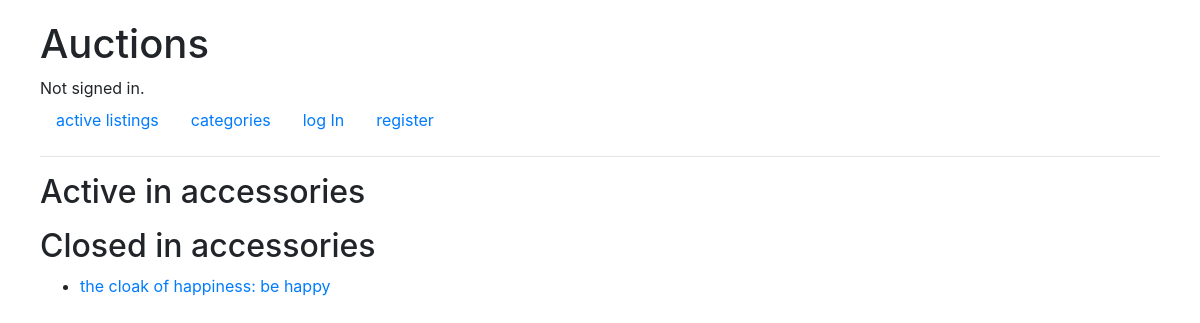
The app's page /categories/accessories/ with its own data.
### auctions/models.py (models this page shows)
class Listing(models.Model):
    title = models.CharField(max_length=64)
    description = models.CharField(max_length=64)
    bid = models.IntegerField(default='0')
    bidder = models.CharField(default='none' ,max_length=64)
    creator = models.CharField(default='none' ,max_length=64)
    image = models.CharField(max_length=1000)
    category = models.CharField(default='misc', max_length=64)
    active = models.BooleanField(default=True)

### auctions/views.py (the view)
# urls.py: path("categories/<str:category>/", views.category_view, name="category"),
def category_view(request, category):
    listings = Listing.objects.filter(category = category)
    return render(request, "auctions/category.html", {
        "category": category,
        "listings": listings
    })

### auctions/templates/auctions/category.html (shortened to what this page needs)
{% extends "auctions/layout.html" %}
{% block body %}
    <h2>Active in {{ category }}</h2>
    <h2>Closed in {{ category }}</h2>
        <ul>
        {% for listing in listings %}
            {% if not listing.active %}
            <li> <a href="{% url 'listing' listing.title %}">{{ listing.title }}: {{ listing.description }} </a> </li>
            {% endif %}
        {% endfor %}
        </ul>
{% endblock %}

### auctions/static/auctions/styles.css (style rules this page uses)
body { margin: 20px 40px; }

### records on screen
Listing: category "accessories", title "the cloak of happiness", description "be happy"
